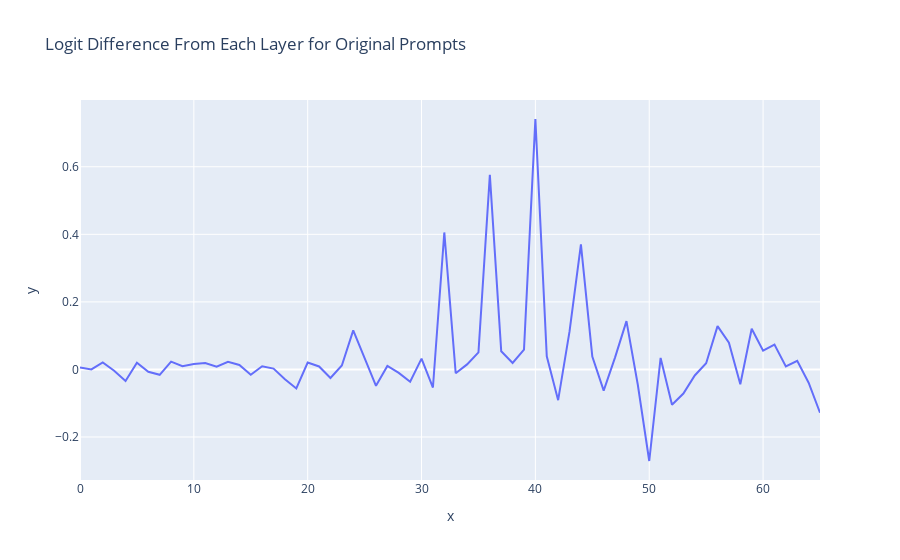

The code cell stored with this chart in its notebook:
### Markdown cell above
Observe that most of the logit diffs are in the attention layers. This suggests that attending to words like 'instead' and moving that info is big. Whereas after eliding the prompts, the logit diffs are all over the place, and much weaker. My intuition is that once those key words are gone, info is diffused and the model can't just attend to find an answer. This suggests that the hypothesis

### Code cell
orig_per_layer_residual, labels = orig_cache.decompose_resid(
    layer=-1, pos_slice=-1, return_labels=True
)
orig_per_layer_logit_diffs = residual_stack_to_logit_diff(
    orig_per_layer_residual, orig_cache, orig_logit_diff_directions
)
line(
    orig_per_layer_logit_diffs,
    hover_name=labels,
    title="Logit Difference From Each Layer for Original Prompts",
)

### Figure 1 — Plotly figure (JSON) as saved in the notebook; plotly's stock layout.template omitted (floating-point values rounded to 4 significant figures)
{"data": [{"hovertemplate": "<b>%{hovertext}</b><br><br>x=%{x}<br>y=%{y}<extra></extra>", "hovertext": ["embed", "pos_embed", "0_attn_out", "0_mlp_out", "1_attn_out", "1_mlp_out", "2_attn_out", "2_mlp_out", "3_attn_out", "3_mlp_out", "4_attn_out", "4_mlp_out", "5_attn_out", "5_mlp_out", "6_attn_out", "6_mlp_out", "7_attn_out", "7_mlp_out", "8_attn_out", "8_mlp_out", "9_attn_out", "9_mlp_out", "10_attn_out", "10_mlp_out", "11_attn_out", "11_mlp_out", "12_attn_out", "12_mlp_out", "13_attn_out", "13_mlp_out", "14_attn_out", "14_mlp_out", "15_attn_out", "15_mlp_out", "16_attn_out", "16_mlp_out", "17_attn_out", "17_mlp_out", "18_attn_out", "18_mlp_out", "19_attn_out", "19_mlp_out", "20_attn_out", "20_mlp_out", "21_attn_out", "21_mlp_out", "22_attn_out", "22_mlp_out", "23_attn_out", "23_mlp_out", "24_attn_out", "24_mlp_out", "25_attn_out", "25_mlp_out", "26_attn_out", "26_mlp_out", "27_attn_out", "27_mlp_out", "28_attn_out", "28_mlp_out", "29_attn_out", "29_mlp_out", "30_attn_out", "30_mlp_out", "31_attn_out", "31_mlp_out"], "legendgroup": "", "line": {"color": "#636efa", "dash": "solid"}, "marker": {"symbol": "circle"}, "mode": "lines", "name": "", "orientation": "v", "showlegend": false, "type": "scatter", "x": [0, 1, 2, 3, 4, 5, 6, 7, 8, 9, 10, 11, 12, 13, 14, 15, 16, 17, 18, 19, 20, 21, 22, 23, 24, 25, 26, 27, 28, 29, 30, 31, 32, 33, 34, 35, 36, 37, 38, 39, 40, 41, 42, 43, 44, 45, 46, 47, 48, 49, 50, 51, 52, 53, 54, 55, 56, 57, 58, 59, 60, 61, 62, 63, 64, 65], "xaxis": "x", "y": [0.005598, -7.435e-05, 0.02054, -0.003632, -0.03424, 0.02005, -0.006819, -0.01596, 0.02309, 0.009812, 0.01638, 0.01874, 0.008008, 0.02236, 0.01341, -0.01549, 0.009436, 0.002632, -0.02882, -0.05636, 0.02052, 0.008852, -0.02528, 0.01163, 0.1157, 0.03367, -0.04834, 0.0104, -0.01006, -0.0366, 0.03221, -0.05351, 0.4056, -0.01106, 0.01495, 0.05051, 0.5762, 0.05403, 0.01936, 0.05868, 0.7415, 0.03908, -0.09094, 0.1125, 0.3701, 0.03809, -0.06252, 0.03589, 0.1432, -0.04602, -0.271, 0.03405, -0.1044, -0.07143, -0.01781, 0.01821, 0.1281, 0.07916, -0.04374, 0.1206, 0.05572, 0.07355, 0.008738, 0.02533, -0.03934, -0.1282], "yaxis": "y"}], "layout": {"legend": {"tracegroupgap": 0}, "title": {"text": "Logit Difference From Each Layer for Original Prompts"}, "xaxis": {"anchor": "y", "domain": [0, 1], "title": {"text": "x"}}, "yaxis": {"anchor": "x", "domain": [0, 1], "title": {"text": "y"}}}}
